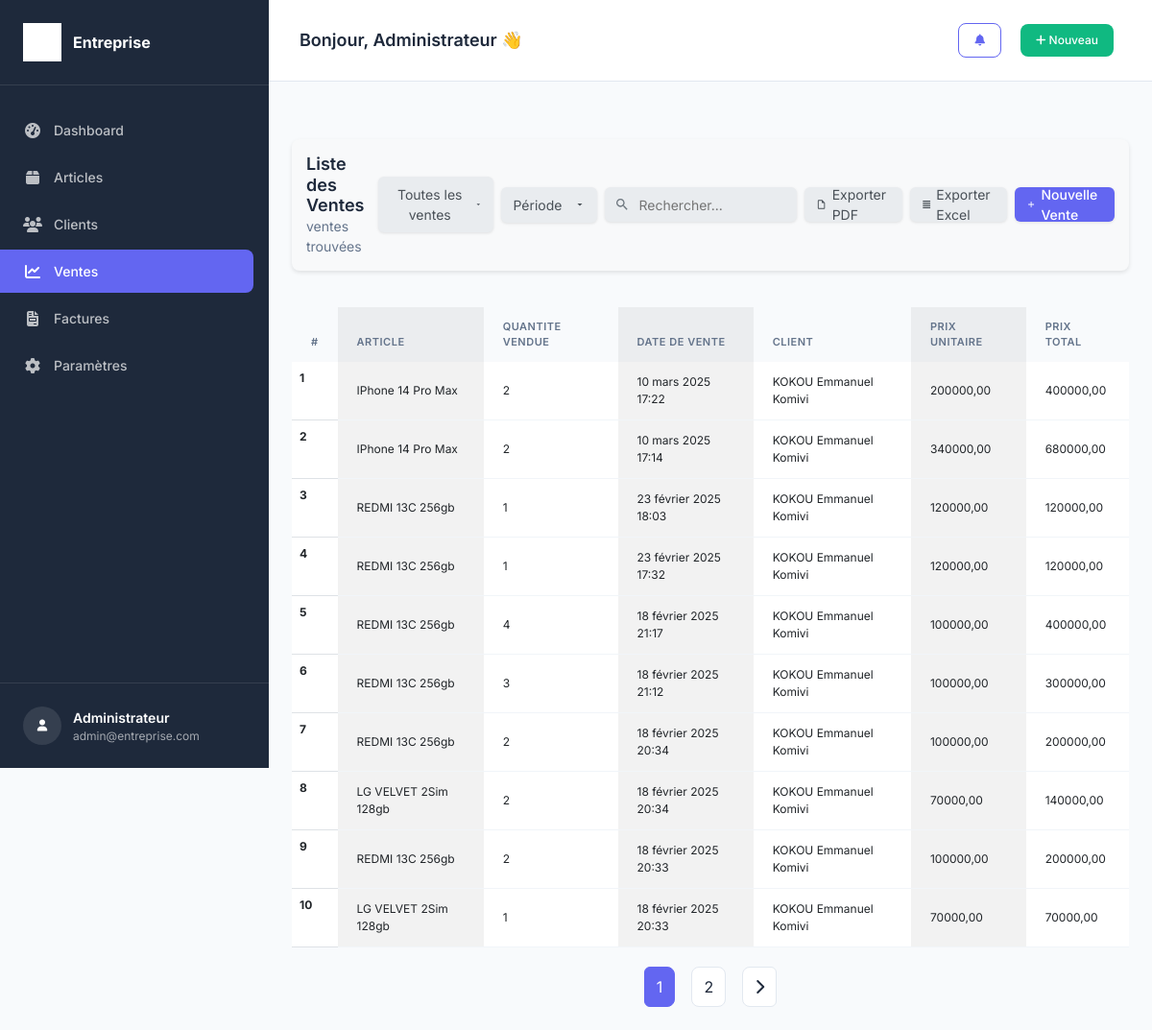
Page /sales_summary_list on the earlier database version.
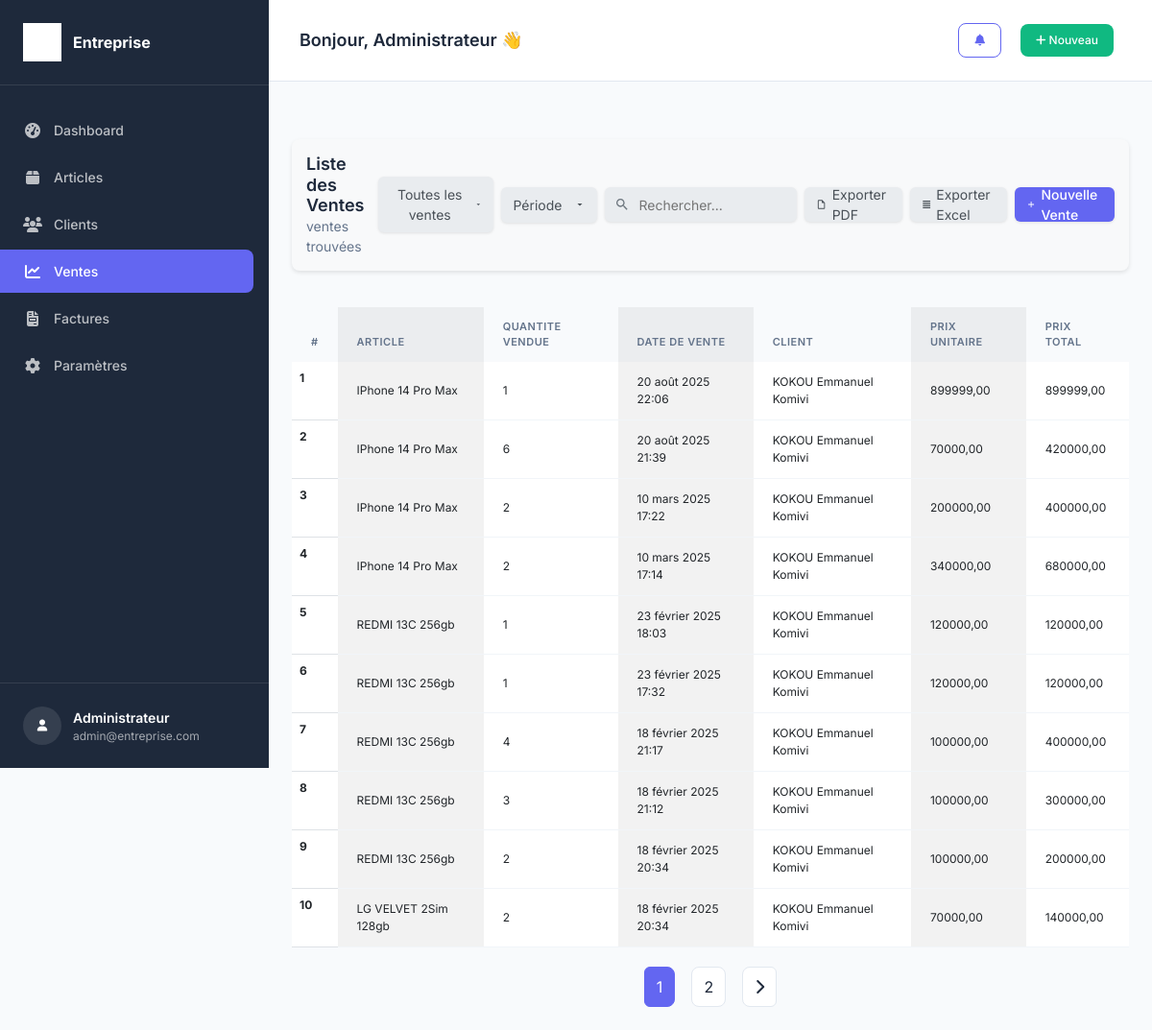
Same page on the later database version.
### fact_app/models.py (models this page shows, shortened)
class InvoiceItem(models.Model):
    invoice = models.ForeignKey(Invoice, null=True, blank=True, on_delete=models.SET_NULL, related_name="invoice_items")
    article = models.ForeignKey(Article, null=True, blank=True, on_delete=models.SET_NULL)
    unit_price = models.DecimalField(max_digits=10, decimal_places=2)
    quantity = models.PositiveIntegerField()
    @property
    def total_price(self):
        return self.quantity * self.unit_price

class Article(models.Model):
    name = models.CharField(max_length=132)
    stock = models.PositiveIntegerField()
    created_at = models.DateTimeField(auto_now_add=True)
    is_active = models.BooleanField(default=True)
    class Meta:
        verbose_name = "Article"
        verbose_name_plural = "Articles"

class Invoice(models.Model):
    INVOICE_TYPE = (
        ('R', 'RECU'),
        ('F', 'FACTURE')
    )
    customer = models.ForeignKey(Customer, null=True, blank=True, on_delete=models.PROTECT)
    save_by = models.ForeignKey(User, on_delete=models.PROTECT)
    invoice_date_time = models.DateTimeField(auto_now_add=True)
    last_updated_date = models.DateTimeField(null=True)
    paid = models.BooleanField(default=True)
    invoice_type = models.CharField(max_length=1, choices=INVOICE_TYPE)
    comments = models.TextField(null=True, max_length=1000, blank=True)
    class Meta:
        verbose_name = "Invoice"
        verbose_name_plural = "Invoices"

class Customer(models.Model):
    SEX_TYPES = (
        ('M', 'Male'),
        ('F', 'Female'),
    )
    name = models.CharField(max_length=132)
    email = models.EmailField()
    phone = models.CharField(max_length=132)
    address = models.CharField(max_length=132)
    sex = models.CharField(max_length=1, choices=SEX_TYPES)
    age = models.CharField(max_length=12)
    city = models.CharField(max_length=32)
    zip_code = models.CharField(max_length=32)
    created_date = models.DateTimeField(auto_now_add=True)
    save_by = models.ForeignKey(User, on_delete=models.PROTECT)
    class Meta:
        verbose_name = "Customer"
        verbose_name_plural = "Customers"

### fact_app/views.py (the view)
# urls.py: path('sales_summary_list', views.sales_summary, name='sales-summary-list'),
def sales_summary(request):
    invoice_items = InvoiceItem.objects.all().order_by('-invoice__invoice_date_time')
    sales_data = pagination(request, invoice_items)
    context = {
        'sales_data': sales_data
    }
    return render(request, 'sales_summary_list.html', context)

### fact_app/utils.py (called while the page is built)
def pagination(request, items):
        default_page = 1
        page = request.GET.get('page', default_page)
        items_per_page = 10  # Augmenté à 10 éléments par page
        paginator = Paginator(items, items_per_page)
        try:
            items_page = paginator.page(page)
        except PageNotAnInteger:
            items_page = paginator.page(default_page)
        except EmptyPage:
            items_page = paginator.page(paginator.num_pages)
        return items_page

### templates/sales_summary_list.html (shortened to what the changed rows need)
{% extends "base.html" %}
{% load static %}
{% block content %}
<br><br>
<br>
<div>
    <table class="table table-striped-columns">
        <thead>
            <tr>
                <th scope="col">#</th>
                <th scope="col">ARTICLE</th>
                <th scope="col">QUANTITE VENDUE</th>
                <th scope="col">DATE DE VENTE</th>
                <th scope="col">CLIENT</th>
                <th scope="col">PRIX UNITAIRE</th>
                <th scope="col">PRIX TOTAL</th>
            </tr>
        </thead>
        <tbody id="myTable">
            {% if sales_data %}
            {% for sale in sales_data %}
            <tr>
                <th scope="row">{{ forloop.counter }}</th>
                <td class="article">{{ sale.article.name }}</td>
                <td class="quantity">{{ sale.quantity }}</td>
                <td class="date" data-date="{{ sale.invoice.invoice_date_time }}">{{ sale.invoice.invoice_date_time }}</td>
                <td class="customer">{{ sale.invoice.customer.name }}</td>
                <td class="unit_price">{{ sale.unit_price }}</td>
                <td class="total_price">{{ sale.total_price }}</td>
            </tr>
            {% endfor %}
            {% else %}
            <tr>
                <td colspan="7" class="text-center">Aucune vente trouvée.</td>
            </tr>
            {% endif %}
        </tbody>
    </table>
    {% if sales_data.has_other_pages %}
    <div class="card-footer" style="margin-top: 20px;">
        <nav aria-label="Pagination">
            <ul class="pagination justify-content-center mb-0">
                {% for page_number in sales_data.paginator.page_range %}
                    {% if sales_data.number == page_number %}
                        <li class="page-item active mx-2">
                            <span class="page-link">{{ page_number }}</span>
                        </li>
                    {% else %}
                        <li class="page-item mx-2">
                            <a class="page-link" href="?page={{ page_number }}">{{ page_number }}</a>
                        </li>
                    {% endif %}
                {% endfor %}
            </ul>
        </nav>
    </div>
    {% endif %}
</div>
{% endblock %}

Differences in the rows shown:
no longer on this page (row unchanged): InvoiceItem: article.name "REDMI 13C 256gb", quantity "2", invoice.invoice_date_time "18 février 2025 20:33", invoice.customer.name "KOKOU Emmanuel Komivi", unit_price "100000,00", total_price "200000,00"
no longer on this page (row unchanged): InvoiceItem: article.name "LG VELVET 2Sim 128gb", quantity "1", invoice.invoice_date_time "18 février 2025 20:33", invoice.customer.name "KOKOU Emmanuel Komivi", unit_price "70000,00", total_price "70000,00"
added InvoiceItem: article.name "IPhone 14 Pro Max", quantity "1", invoice.invoice_date_time "20 août 2025 22:06", invoice.customer.name "KOKOU Emmanuel Komivi", unit_price "899999,00", total_price "899999,00"
added InvoiceItem: article.name "IPhone 14 Pro Max", quantity "6", invoice.invoice_date_time "20 août 2025 21:39", invoice.customer.name "KOKOU Emmanuel Komivi", unit_price "70000,00", total_price "420000,00"
